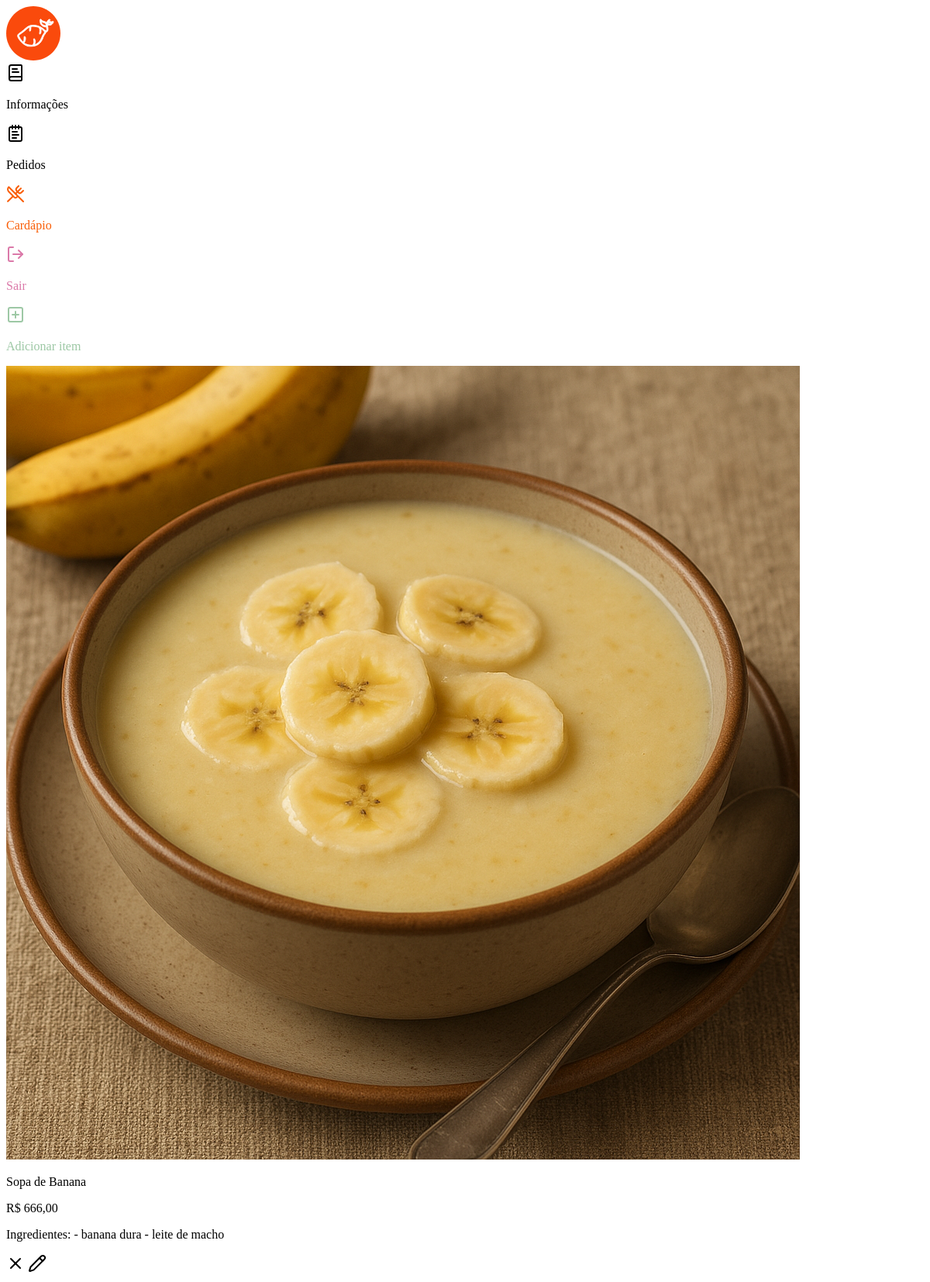
The page /dash/cardapio/ (signed in) on the database as committed earlier.
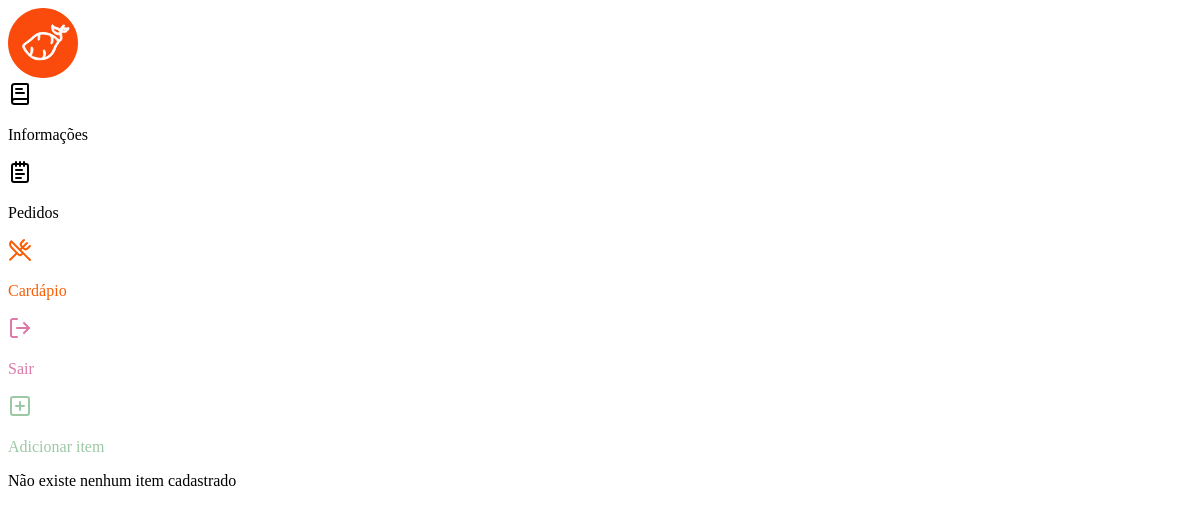
The same page on the database as committed later.
### dashboard/models.py (models this page shows, shortened)
class ItemCardapio(models.Model):
    nome = models.CharField(max_length=100)
    descricao = models.TextField(blank=True, null=True)
    valor = models.DecimalField(max_digits=10, decimal_places=2)
    imagem = models.ImageField(upload_to='cardapio/', blank=False, null=True)
    restaurante = models.ForeignKey(
        Restaurante, on_delete=models.CASCADE, related_name='cardapio')

### dashboard/views.py (the view)
# urls.py: path('cardapio/', listar_itens_cardapio, name="listar_itens_cardapio"),
@login_required
def listar_itens_cardapio(request):
    restaurante = Restaurante.objects.get(user=request.user)
    itens_cardapio = ItemCardapio.objects.filter(restaurante=restaurante)
    contexto = {
        'itens_cardapio': itens_cardapio
    }
    return render(request, 'cardapio/home.html', contexto)

### dashboard/templates/cardapio/home.html (shortened to what this page needs)
{% extends "../page_base.html" %}
{% block sidebar_options %}
<a href="{% url 'home_info' %}">
  <i data-lucide="book-text"></i>
  <p>Informações</p>
</a>
<a href="{% url 'listar_pedidos' %}">
  <i data-lucide="notepad-text"></i>
  <p>Pedidos</p>
</a>
<a href="" class="active">
  <i data-lucide="utensils-crossed"></i>
  <p>Cardápio</p>
</a>
{% endblock %} {% block main_content %}
<div>
  <a href="{% url 'cadastrar_item_cardapio' %}" class="create">
    <i data-lucide="square-plus"></i>
    <p>Adicionar item</p>
  </a>
</div>
<div>
  {% for item in itens_cardapio %}
  <div>
    <div>
      <img src="{{ item.imagem.url }}" alt="Imagem Item Cardápio" />
      <p>{{ item.nome }}</p>
      <p>R$ {{ item.valor }}</p>
      <p>{{ item.descricao }}</p>
    </div>
    <div>
      <a href="{% url 'remover_item_cardapio' item.id %}">
        <i data-lucide="x"></i>
      </a>
      <a href="{% url 'editar_item_cardapio' item.id %}">
        <i data-lucide="pencil"></i>
      </a>
    </div>
  </div>
  {% empty %}
  <p>Não existe nenhum item cadastrado</p>
  {% endfor %}
</div>
{% endblock %}

Rows that differ between the two databases and show on the page:
removed ItemCardapio: imagem (picture), nome "Sopa de Banana", valor "666,00", descricao "Ingredientes: - banana dura - leite de macho"
Other text that changed with them:
text now shown: "Não existe nenhum item cadastrado"
